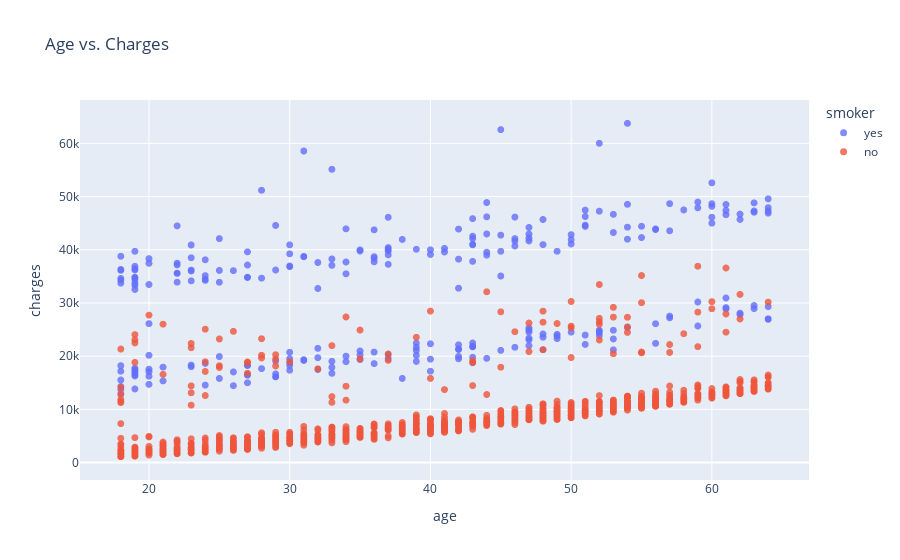

The notebook cell saved with this chart:
### Code cell
fig = px.scatter(medical_df,
                 x='age',
                 y='charges',
                 color='smoker',
                 opacity=0.8,
                 hover_data=['sex'],
                 title='Age vs. Charges')
fig.update_traces(marker_size=7)
fig.show()

### Figure 1 — Plotly figure (JSON) as saved in the notebook; plotly's stock layout.template omitted (floating-point values rounded to 4 significant figures; data arrays with more than 128 entries replaced by an {"elided": "..."} marker saying what was removed)
{"data": [{"customdata": {"elided": "274x1 str values"}, "hovertemplate": "smoker=yes<br>age=%{x}<br>charges=%{y}<br>sex=%{customdata[0]}<extra></extra>", "legendgroup": "yes", "marker": {"color": "#636efa", "opacity": 0.8, "size": 7, "symbol": "circle"}, "mode": "markers", "name": "yes", "showlegend": true, "type": "scattergl", "x": {"elided": "274 int values"}, "xaxis": "x", "y": {"elided": "274 float values"}, "yaxis": "y"}, {"customdata": {"elided": "1064x1 str values"}, "hovertemplate": "smoker=no<br>age=%{x}<br>charges=%{y}<br>sex=%{customdata[0]}<extra></extra>", "legendgroup": "no", "marker": {"color": "#EF553B", "opacity": 0.8, "size": 7, "symbol": "circle"}, "mode": "markers", "name": "no", "showlegend": true, "type": "scattergl", "x": {"elided": "1064 int values"}, "xaxis": "x", "y": {"elided": "1064 float values"}, "yaxis": "y"}], "layout": {"legend": {"title": {"text": "smoker"}, "tracegroupgap": 0}, "title": {"text": "Age vs. Charges"}, "xaxis": {"anchor": "y", "domain": [0, 1], "title": {"text": "age"}}, "yaxis": {"anchor": "x", "domain": [0, 1], "title": {"text": "charges"}}}}
